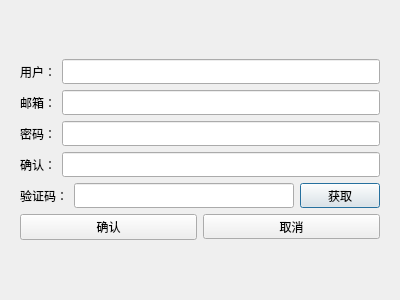
<?xml version="1.0" encoding="UTF-8"?>
<ui version="4.0">
 <class>RegisterDialog</class>
 <widget class="QDialog" name="RegisterDialog">
  <property name="geometry">
   <rect>
    <x>0</x>
    <y>0</y>
    <width>400</width>
    <height>300</height>
   </rect>
  </property>
  <property name="windowTitle">
   <string>Dialog</string>
  </property>
  <layout class="QVBoxLayout" name="verticalLayout">
   <item>
    <layout class="QVBoxLayout" name="verticalLayout_5">
     <item>
      <widget class="QStackedWidget" name="stackedWidget">
       <property name="currentIndex">
        <number>1</number>
       </property>
       <widget class="QWidget" name="page_3">
        <property name="enabled">
         <bool>true</bool>
        </property>
       </widget>
       <widget class="QWidget" name="page_1">
        <layout class="QVBoxLayout" name="verticalLayout_6">
         <item>
          <spacer name="verticalSpacer">
           <property name="orientation">
            <enum>Qt::Vertical</enum>
           </property>
           <property name="sizeHint" stdset="0">
            <size>
             <width>20</width>
             <height>40</height>
            </size>
           </property>
          </spacer>
         </item>
         <item>
          <layout class="QHBoxLayout" name="horizontalLayout_3">
           <item>
            <widget class="QLabel" name="user_label">
             <property name="minimumSize">
              <size>
               <width>0</width>
               <height>25</height>
              </size>
             </property>
             <property name="maximumSize">
              <size>
               <width>16777215</width>
               <height>25</height>
              </size>
             </property>
             <property name="text">
              <string>用户：</string>
             </property>
            </widget>
           </item>
           <item>
            <widget class="QLineEdit" name="user_edit">
             <property name="minimumSize">
              <size>
               <width>0</width>
               <height>25</height>
              </size>
             </property>
             <property name="maximumSize">
              <size>
               <width>16777215</width>
               <height>25</height>
              </size>
             </property>
            </widget>
           </item>
          </layout>
         </item>
         <item>
          <layout class="QHBoxLayout" name="horizontalLayout_2">
           <item>
            <widget class="QLabel" name="email_label">
             <property name="minimumSize">
              <size>
               <width>0</width>
               <height>25</height>
              </size>
             </property>
             <property name="maximumSize">
              <size>
               <width>16777215</width>
               <height>25</height>
              </size>
             </property>
             <property name="text">
              <string>邮箱：</string>
             </property>
            </widget>
           </item>
           <item>
            <widget class="QLineEdit" name="email_edit">
             <property name="minimumSize">
              <size>
               <width>0</width>
               <height>25</height>
              </size>
             </property>
             <property name="maximumSize">
              <size>
               <width>16777215</width>
               <height>25</height>
              </size>
             </property>
            </widget>
           </item>
          </layout>
         </item>
         <item>
          <layout class="QHBoxLayout" name="horizontalLayout_4">
           <item>
            <widget class="QLabel" name="pass_label">
             <property name="text">
              <string>密码：</string>
             </property>
            </widget>
           </item>
           <item>
            <widget class="QLineEdit" name="pass_edit">
             <property name="minimumSize">
              <size>
               <width>0</width>
               <height>25</height>
              </size>
             </property>
            </widget>
           </item>
          </layout>
         </item>
         <item>
          <layout class="QHBoxLayout" name="horizontalLayout_5">
           <item>
            <widget class="QLabel" name="label">
             <property name="minimumSize">
              <size>
               <width>0</width>
               <height>25</height>
              </size>
             </property>
             <property name="maximumSize">
              <size>
               <width>16777215</width>
               <height>25</height>
              </size>
             </property>
             <property name="text">
              <string>确认：</string>
             </property>
            </widget>
           </item>
           <item>
            <widget class="QLineEdit" name="lineEdit">
             <property name="minimumSize">
              <size>
               <width>0</width>
               <height>25</height>
              </size>
             </property>
             <property name="maximumSize">
              <size>
               <width>16777215</width>
               <height>25</height>
              </size>
             </property>
            </widget>
           </item>
          </layout>
         </item>
         <item>
          <layout class="QHBoxLayout" name="horizontalLayout_6">
           <item>
            <widget class="QLabel" name="varify_label">
             <property name="minimumSize">
              <size>
               <width>0</width>
               <height>25</height>
              </size>
             </property>
             <property name="maximumSize">
              <size>
               <width>16777215</width>
               <height>25</height>
              </size>
             </property>
             <property name="text">
              <string>验证码：</string>
             </property>
            </widget>
           </item>
           <item>
            <widget class="QLineEdit" name="varify_edit">
             <property name="minimumSize">
              <size>
               <width>0</width>
               <height>25</height>
              </size>
             </property>
             <property name="maximumSize">
              <size>
               <width>16777215</width>
               <height>25</height>
              </size>
             </property>
            </widget>
           </item>
           <item>
            <widget class="QPushButton" name="get_code">
             <property name="minimumSize">
              <size>
               <width>0</width>
               <height>25</height>
              </size>
             </property>
             <property name="maximumSize">
              <size>
               <width>16777215</width>
               <height>25</height>
              </size>
             </property>
             <property name="text">
              <string>获取</string>
             </property>
            </widget>
           </item>
          </layout>
         </item>
         <item>
          <layout class="QHBoxLayout" name="horizontalLayout_7">
           <item>
            <widget class="QPushButton" name="confirm_btn">
             <property name="text">
              <string>确认</string>
             </property>
            </widget>
           </item>
           <item>
            <widget class="QPushButton" name="cancel_btn">
             <property name="minimumSize">
              <size>
               <width>0</width>
               <height>25</height>
              </size>
             </property>
             <property name="maximumSize">
              <size>
               <width>16777215</width>
               <height>25</height>
              </size>
             </property>
             <property name="text">
              <string>取消</string>
             </property>
            </widget>
           </item>
          </layout>
         </item>
         <item>
          <spacer name="verticalSpacer_2">
           <property name="orientation">
            <enum>Qt::Vertical</enum>
           </property>
           <property name="sizeHint" stdset="0">
            <size>
             <width>20</width>
             <height>40</height>
            </size>
           </property>
          </spacer>
         </item>
        </layout>
       </widget>
      </widget>
     </item>
    </layout>
   </item>
  </layout>
 </widget>
 <resources/>
 <connections/>
</ui>
